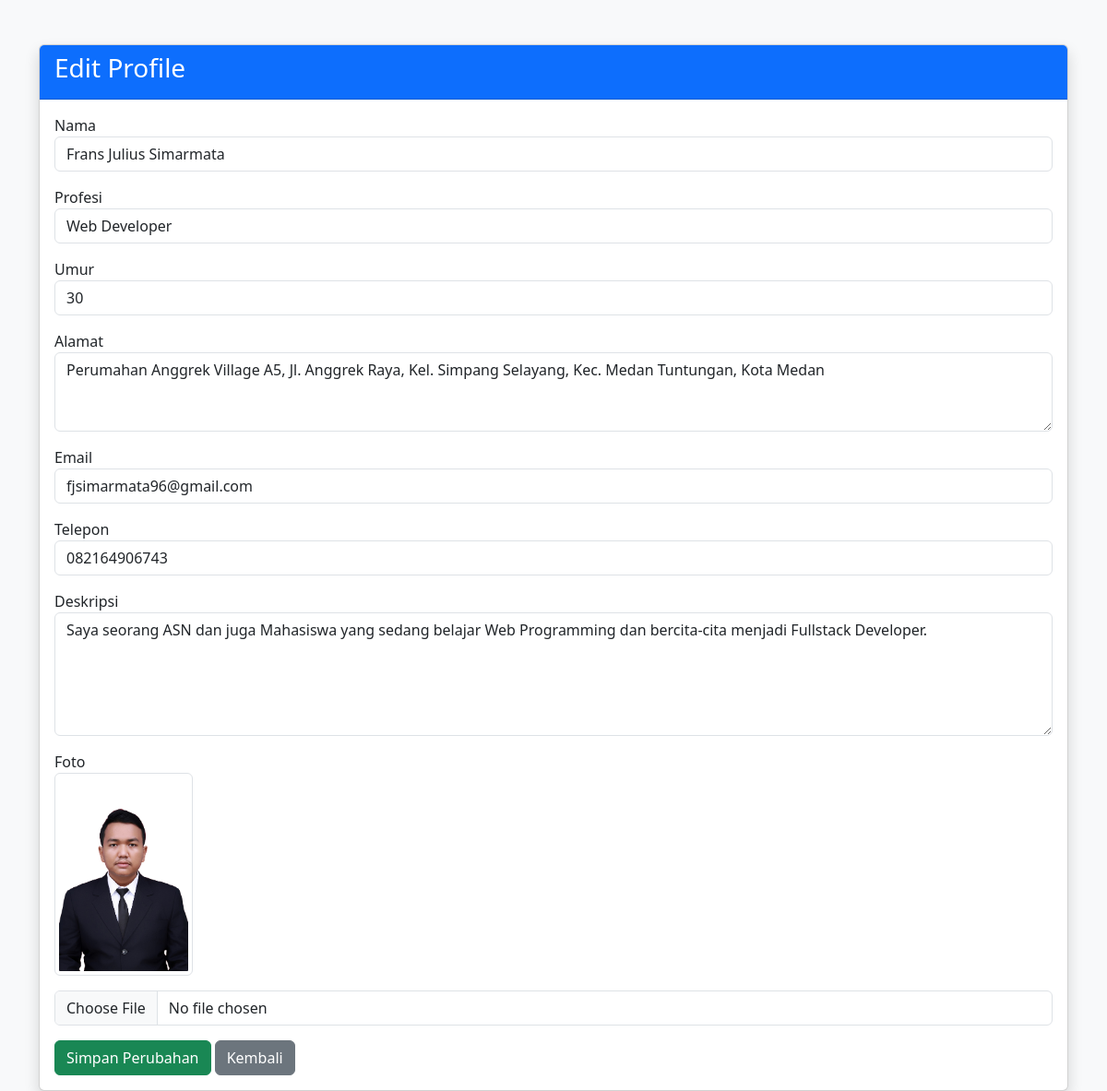
Screenshot of /admin/profile/edit.php (signed in) with the database file from the repository.
### tables this page shows
CREATE TABLE `profile` (
  `id` int(11) NOT NULL,
  `nama` varchar(100) DEFAULT NULL,
  `profesi` varchar(100) DEFAULT NULL,
  `umur` int(11) DEFAULT NULL,
  `alamat` text DEFAULT NULL,
  `email` varchar(100) DEFAULT NULL,
  `telepon` varchar(20) DEFAULT NULL,
  `deskripsi` text DEFAULT NULL,
  `foto` varchar(255) DEFAULT NULL
);

### admin/profile/edit.php (the view, shortened to what this page needs)
<?php
include "../../config/koneksi.php";
$data = mysqli_fetch_assoc(mysqli_query($koneksi, "SELECT * FROM profile LIMIT 1"));
?>
<!DOCTYPE html>
<html>
<head>
    <link href="https://cdn.jsdelivr.net/npm/bootstrap@5.3.3/dist/css/bootstrap.min.css" rel="stylesheet">
</head>
<body class="bg-light">
    <div class="container mt-5">
        <div class="card shadow">
            <div class="card-header bg-primary text-white">
                <h3>Edit Profile</h3>
            </div>
            <div class="card-body">
                <form method="POST" enctype="multipart/form-data">
                    <div class="mb-3">
                        <label>Nama</label>
                        <input type="text" name="nama" class="form-control" value="<?= $data['nama']; ?>" required>
                    </div>
                    <div class="mb-3">
                        <label>Profesi</label>
                        <input type="text" name="profesi" class="form-control" value="<?= $data['profesi']; ?>" required>
                    </div>
                    <div class="mb-3">
                        <label>Umur</label>
                        <input type="number" name="umur" class="form-control" value="<?= $data['umur']; ?>" required>
                    </div>
                    <div class="mb-3">
                        <label>Alamat</label>
                        <textarea name="alamat" class="form-control" rows="3"><?= $data['alamat']; ?></textarea>
                    </div>
                    <div class="mb-3">
                        <label>Email</label>
                        <input type="email" name="email" class="form-control" value="<?= $data['email']; ?>">
                    </div>
                    <div class="mb-3">
                        <label>Telepon</label>
                        <input type="text" name="telepon" class="form-control" value="<?= $data['telepon']; ?>">
                    </div>
                    <div class="mb-3">
                        <label>Deskripsi</label>
                        <textarea name="deskripsi" class="form-control" rows="5"><?= $data['deskripsi']; ?></textarea>
                    </div>
                    <div class="mb-3">
                        <label>Foto</label>
                        <br>
                        <?php if ($data['foto'] != "") { ?>
                            <img src="../../uploads/<?= $data['foto']; ?>" width="150" class="mb-3 img-thumbnail">
                        <?php } ?>
                        <input type="file" name="foto" class="form-control">
                    </div>
                    <button class="btn btn-success" name="update">
                        Simpan Perubahan
                    </button>
                    <a href="index.php" class="btn btn-secondary">
                        Kembali
                    </a>
                </form>
            </div>
        </div>
    </div>
</body>
</html>

### rows the page displays
profile: nama "Frans Julius Simarmata", profesi "Web Developer", umur "30", alamat "Perumahan Anggrek Village A5, Jl. Anggrek Raya, Kel. Simpang Selayang, Kec. Medan Tuntungan, Kota Medan", email "fjsimarmata96@gmail.com", telepon "082164906743", deskripsi "Saya seorang ASN dan juga Mahasiswa yang sedang belajar Web Programming dan bercita-cita menjadi Fullstack Developer.", foto (placeholder picture)
